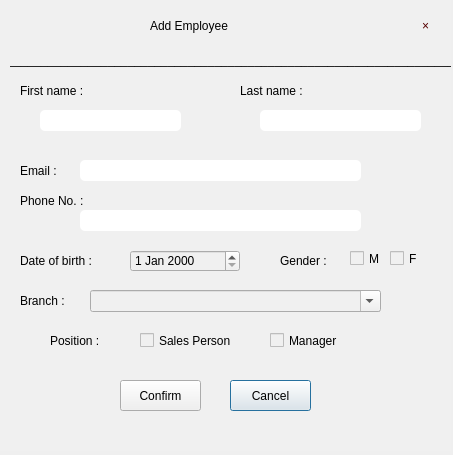
<?xml version="1.0" encoding="UTF-8"?>
<ui version="4.0">
 <class>Dialog</class>
 <widget class="QDialog" name="Dialog">
  <property name="geometry">
   <rect>
    <x>0</x>
    <y>0</y>
    <width>453</width>
    <height>455</height>
   </rect>
  </property>
  <property name="windowTitle">
   <string>Dialog</string>
  </property>
  <widget class="QWidget" name="AddEmpform" native="true">
   <property name="geometry">
    <rect>
     <x>0</x>
     <y>0</y>
     <width>451</width>
     <height>451</height>
    </rect>
   </property>
   <property name="styleSheet">
    <string notr="true">background-color: rgb(240, 240, 240);</string>
   </property>
   <widget class="QLineEdit" name="Fname">
    <property name="geometry">
     <rect>
      <x>40</x>
      <y>110</y>
      <width>141</width>
      <height>21</height>
     </rect>
    </property>
    <property name="styleSheet">
     <string notr="true">background-color: rgb(255, 255, 255);
border-radius: 5px;
font: 11pt &quot;Maiandra GD&quot;;</string>
    </property>
   </widget>
   <widget class="QToolButton" name="Close">
    <property name="geometry">
     <rect>
      <x>400</x>
      <y>10</y>
      <width>51</width>
      <height>31</height>
     </rect>
    </property>
    <property name="styleSheet">
     <string notr="true">color: rgb(85, 0, 0);
border: none;
font: 18pt &quot;Maiandra GD&quot;;
</string>
    </property>
    <property name="text">
     <string>×</string>
    </property>
   </widget>
   <widget class="QLineEdit" name="lineEdit_12">
    <property name="geometry">
     <rect>
      <x>10</x>
      <y>50</y>
      <width>461</width>
      <height>20</height>
     </rect>
    </property>
    <property name="styleSheet">
     <string notr="true">border: none;</string>
    </property>
    <property name="text">
     <string>______________________________________________________________________</string>
    </property>
   </widget>
   <widget class="QLabel" name="label_14">
    <property name="geometry">
     <rect>
      <x>150</x>
      <y>10</y>
      <width>171</width>
      <height>31</height>
     </rect>
    </property>
    <property name="styleSheet">
     <string notr="true">font: 18pt &quot;Maiandra GD&quot;;</string>
    </property>
    <property name="text">
     <string>Add Employee</string>
    </property>
   </widget>
   <widget class="QLabel" name="label_16">
    <property name="geometry">
     <rect>
      <x>20</x>
      <y>80</y>
      <width>91</width>
      <height>21</height>
     </rect>
    </property>
    <property name="styleSheet">
     <string notr="true">font: 11pt &quot;Maiandra GD&quot;;</string>
    </property>
    <property name="text">
     <string>First name :</string>
    </property>
   </widget>
   <widget class="QLabel" name="label_17">
    <property name="geometry">
     <rect>
      <x>20</x>
      <y>190</y>
      <width>91</width>
      <height>21</height>
     </rect>
    </property>
    <property name="styleSheet">
     <string notr="true">font: 11pt &quot;Maiandra GD&quot;;</string>
    </property>
    <property name="text">
     <string>Phone No. :</string>
    </property>
   </widget>
   <widget class="QLabel" name="label_18">
    <property name="geometry">
     <rect>
      <x>20</x>
      <y>290</y>
      <width>61</width>
      <height>21</height>
     </rect>
    </property>
    <property name="styleSheet">
     <string notr="true">font: 11pt &quot;Maiandra GD&quot;;</string>
    </property>
    <property name="text">
     <string>Branch :</string>
    </property>
   </widget>
   <widget class="QPushButton" name="Cancel">
    <property name="geometry">
     <rect>
      <x>230</x>
      <y>380</y>
      <width>81</width>
      <height>31</height>
     </rect>
    </property>
    <property name="styleSheet">
     <string notr="true">font: 11pt &quot;Maiandra GD&quot;;</string>
    </property>
    <property name="text">
     <string>Cancel</string>
    </property>
   </widget>
   <widget class="QPushButton" name="Confirm">
    <property name="geometry">
     <rect>
      <x>120</x>
      <y>380</y>
      <width>81</width>
      <height>31</height>
     </rect>
    </property>
    <property name="styleSheet">
     <string notr="true">font: 11pt &quot;Maiandra GD&quot;;</string>
    </property>
    <property name="text">
     <string>Confirm</string>
    </property>
   </widget>
   <widget class="QLabel" name="Error">
    <property name="geometry">
     <rect>
      <x>130</x>
      <y>420</y>
      <width>181</width>
      <height>21</height>
     </rect>
    </property>
    <property name="styleSheet">
     <string notr="true">font: 10pt &quot;Maiandra GD&quot;;
color: rgb(255, 0, 0);</string>
    </property>
    <property name="text">
     <string/>
    </property>
   </widget>
   <widget class="QComboBox" name="StoCombo">
    <property name="geometry">
     <rect>
      <x>90</x>
      <y>290</y>
      <width>291</width>
      <height>22</height>
     </rect>
    </property>
    <property name="styleSheet">
     <string notr="true">font: 12pt &quot;Maiandra GD&quot;;</string>
    </property>
    <property name="editable">
     <bool>true</bool>
    </property>
   </widget>
   <widget class="QLabel" name="label_22">
    <property name="geometry">
     <rect>
      <x>20</x>
      <y>160</y>
      <width>71</width>
      <height>21</height>
     </rect>
    </property>
    <property name="styleSheet">
     <string notr="true">font: 11pt &quot;Maiandra GD&quot;;</string>
    </property>
    <property name="text">
     <string>Email :</string>
    </property>
   </widget>
   <widget class="QLineEdit" name="Email">
    <property name="geometry">
     <rect>
      <x>80</x>
      <y>160</y>
      <width>281</width>
      <height>21</height>
     </rect>
    </property>
    <property name="styleSheet">
     <string notr="true">background-color: rgb(255, 255, 255);
border-radius: 5px;
font: 11pt &quot;Maiandra GD&quot;;</string>
    </property>
   </widget>
   <widget class="QLineEdit" name="Phone">
    <property name="geometry">
     <rect>
      <x>80</x>
      <y>210</y>
      <width>281</width>
      <height>21</height>
     </rect>
    </property>
    <property name="styleSheet">
     <string notr="true">background-color: rgb(255, 255, 255);
border-radius: 5px;
font: 11pt &quot;Maiandra GD&quot;;</string>
    </property>
   </widget>
   <widget class="QDateEdit" name="AddDate">
    <property name="geometry">
     <rect>
      <x>130</x>
      <y>250</y>
      <width>110</width>
      <height>22</height>
     </rect>
    </property>
   </widget>
   <widget class="QLabel" name="label_23">
    <property name="geometry">
     <rect>
      <x>20</x>
      <y>250</y>
      <width>91</width>
      <height>21</height>
     </rect>
    </property>
    <property name="styleSheet">
     <string notr="true">font: 11pt &quot;Maiandra GD&quot;;</string>
    </property>
    <property name="text">
     <string>Date of birth :</string>
    </property>
   </widget>
   <widget class="QCheckBox" name="MaleCheck">
    <property name="geometry">
     <rect>
      <x>350</x>
      <y>250</y>
      <width>31</width>
      <height>17</height>
     </rect>
    </property>
    <property name="text">
     <string>M</string>
    </property>
   </widget>
   <widget class="QCheckBox" name="FemaleCheck">
    <property name="geometry">
     <rect>
      <x>390</x>
      <y>250</y>
      <width>31</width>
      <height>17</height>
     </rect>
    </property>
    <property name="text">
     <string>F</string>
    </property>
   </widget>
   <widget class="QLabel" name="label_24">
    <property name="geometry">
     <rect>
      <x>280</x>
      <y>250</y>
      <width>61</width>
      <height>21</height>
     </rect>
    </property>
    <property name="styleSheet">
     <string notr="true">font: 11pt &quot;Maiandra GD&quot;;</string>
    </property>
    <property name="text">
     <string>Gender :</string>
    </property>
   </widget>
   <widget class="QWidget" name="Poswidget" native="true">
    <property name="geometry">
     <rect>
      <x>30</x>
      <y>320</y>
      <width>351</width>
      <height>41</height>
     </rect>
    </property>
    <widget class="QLabel" name="label_19">
     <property name="geometry">
      <rect>
       <x>20</x>
       <y>10</y>
       <width>71</width>
       <height>21</height>
      </rect>
     </property>
     <property name="styleSheet">
      <string notr="true">font: 11pt &quot;Maiandra GD&quot;;</string>
     </property>
     <property name="text">
      <string>Position :</string>
     </property>
    </widget>
    <widget class="QCheckBox" name="SalesPCheck">
     <property name="geometry">
      <rect>
       <x>110</x>
       <y>10</y>
       <width>101</width>
       <height>21</height>
      </rect>
     </property>
     <property name="styleSheet">
      <string notr="true">font: 11pt &quot;Maiandra GD&quot;;</string>
     </property>
     <property name="text">
      <string>Sales Person</string>
     </property>
    </widget>
    <widget class="QCheckBox" name="ManCheck">
     <property name="geometry">
      <rect>
       <x>240</x>
       <y>10</y>
       <width>91</width>
       <height>21</height>
      </rect>
     </property>
     <property name="styleSheet">
      <string notr="true">font: 11pt &quot;Maiandra GD&quot;;</string>
     </property>
     <property name="text">
      <string>Manager</string>
     </property>
    </widget>
   </widget>
   <widget class="QLabel" name="label_20">
    <property name="geometry">
     <rect>
      <x>240</x>
      <y>80</y>
      <width>91</width>
      <height>21</height>
     </rect>
    </property>
    <property name="styleSheet">
     <string notr="true">font: 11pt &quot;Maiandra GD&quot;;</string>
    </property>
    <property name="text">
     <string>Last name :</string>
    </property>
   </widget>
   <widget class="QLineEdit" name="Lname">
    <property name="geometry">
     <rect>
      <x>260</x>
      <y>110</y>
      <width>161</width>
      <height>21</height>
     </rect>
    </property>
    <property name="styleSheet">
     <string notr="true">background-color: rgb(255, 255, 255);
border-radius: 5px;
font: 11pt &quot;Maiandra GD&quot;;</string>
    </property>
   </widget>
  </widget>
 </widget>
 <resources/>
 <connections/>
</ui>
